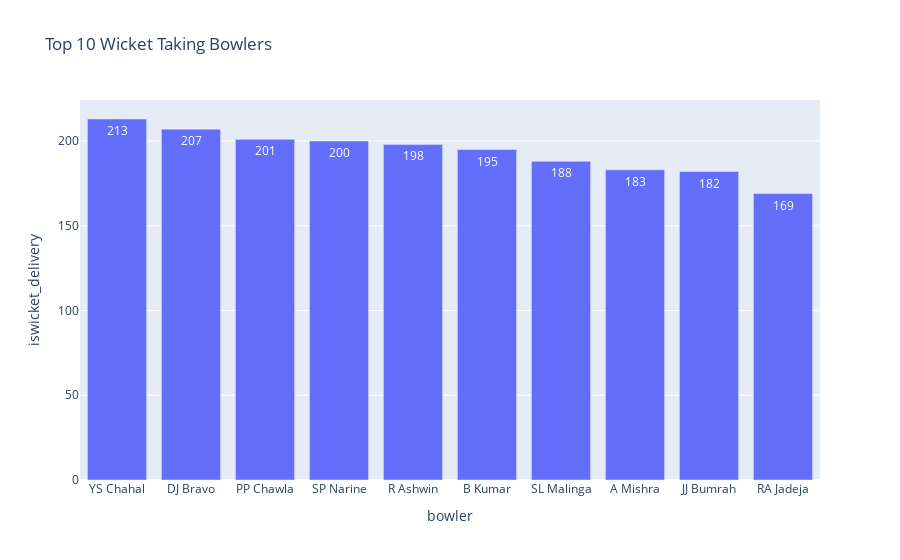

Here is the notebook cell this chart was saved with:
### Code cell
top_bowlers = (
    ipl.groupby("bowler")["iswicket_delivery"]
    .sum()
    .sort_values(ascending=False)
    .head(10)
    .reset_index()
)

fig = px.bar(
    top_bowlers,
    x="bowler",
    y="iswicket_delivery",
    title="Top 10 Wicket Taking Bowlers",
    labels={"is_wicket": "Total Wickets"},
    text="iswicket_delivery"
)

fig.show()

### Figure 1 — Plotly figure (JSON) as saved in the notebook; plotly's stock layout.template omitted (floating-point values rounded to 4 significant figures)
{"data": [{"hovertemplate": "bowler=%{x}<br>iswicket_delivery=%{text}<extra></extra>", "legendgroup": "", "marker": {"color": "#636efa", "pattern": {"shape": ""}}, "name": "", "orientation": "v", "showlegend": false, "text": [213.0, 207.0, 201.0, 200.0, 198.0, 195.0, 188.0, 183.0, 182.0, 169.0], "textposition": "auto", "type": "bar", "x": ["YS Chahal", "DJ Bravo", "PP Chawla", "SP Narine", "R Ashwin", "B Kumar", "SL Malinga", "A Mishra", "JJ Bumrah", "RA Jadeja"], "xaxis": "x", "y": [213, 207, 201, 200, 198, 195, 188, 183, 182, 169], "yaxis": "y"}], "layout": {"barmode": "relative", "legend": {"tracegroupgap": 0}, "title": {"text": "Top 10 Wicket Taking Bowlers"}, "xaxis": {"anchor": "y", "domain": [0, 1], "title": {"text": "bowler"}}, "yaxis": {"anchor": "x", "domain": [0, 1], "title": {"text": "iswicket_delivery"}}}}
